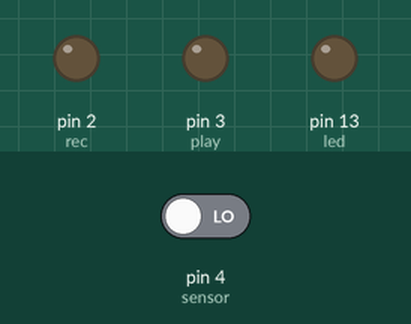
This sketch was run on a simulated Arduino Uno, built with avr-gcc and run on an emulated ATmega328P. Parts: output pins drawn as LEDs (lit = HIGH). Inputs (shaded band) come from the test bench; at power-on: pin 4 (sensor) LOW.

Above: at 1.2 s.
1.3 s: pin 4 (sensor) driven HIGH
At 1.7 s:
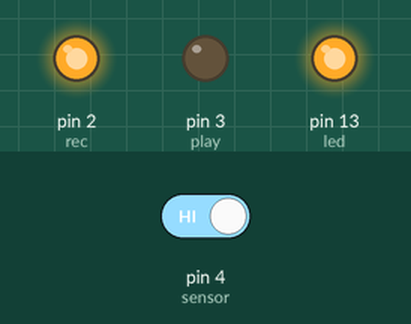
At 8.7 s:
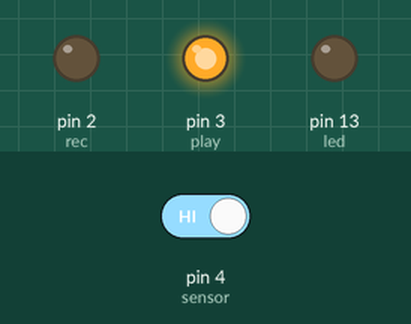
Timing chart, 0 to 14.8 s (numbered marks = the images above; inputs shaded):
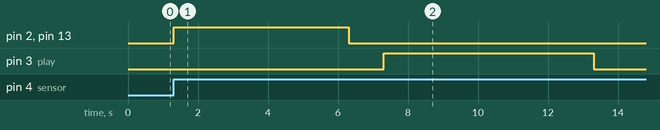

The sketch:

recorder.ino
```cpp
int rec=2;
int play=3;
int sensor=4;
int led=13;

void setup()
{
pinMode(rec,OUTPUT);
pinMode(play,OUTPUT);
pinMode(led,OUTPUT);
pinMode(sensor,INPUT);

digitalWrite(rec,LOW);
digitalWrite(play,LOW);
digitalWrite(led,LOW);
if(digitalRead(sensor))
{
 while(digitalRead(sensor));
}
}

void loop()
{

if(digitalRead(sensor))
{
  digitalWrite(led,HIGH);
  digitalWrite(rec,HIGH);
  delay(5000);
  digitalWrite(led,LOW);
  digitalWrite(rec,LOW);
  delay(1000);
  digitalWrite(play,HIGH);
  delay(6000);
  digitalWrite(play,LOW);
  while(digitalRead(sensor));
}
}
```

Measured:
- after the input at 1.3 s, pin 2 (rec), pin 13 (led): LOW → HIGH at once, → LOW 5.0 s later; pin 3 (play): LOW → HIGH after 6.0 s, → LOW 6.0 s later
